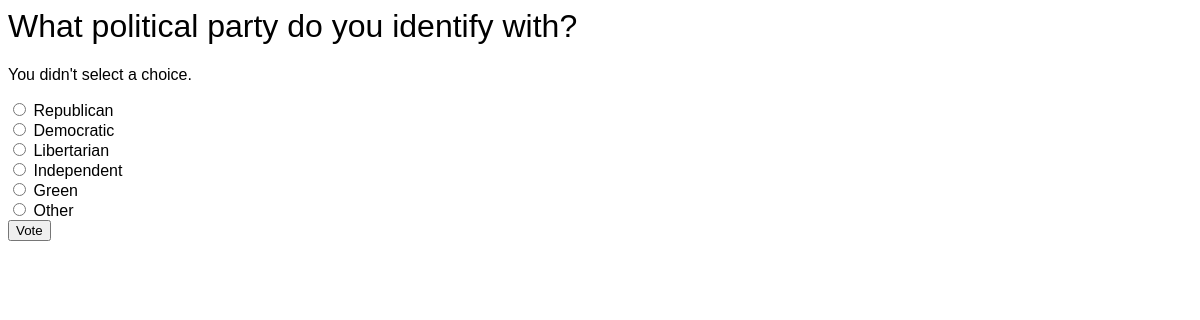
The page /polls/5/vote/ on the database its author committed.
### polls/models.py (models this page shows, shortened)
class Question(models.Model):
  question_text = models.CharField(max_length=200)
  pub_date = models.DateTimeField('date published')
  def was_published_recently(self):
    now = timezone.now()
    return now - datetime.timedelta(days=1) <= self.pub_date <= now
  was_published_recently.admin_order_field = 'pub_date'
  was_published_recently.boolean = True
  was_published_recently.short_description = 'Published recently?'

class Choice(models.Model):
  question = models.ForeignKey(Question, on_delete=models.CASCADE)
  choice_text = models.CharField(max_length=200)
  votes = models.IntegerField(default=0)

### polls/views.py (the view)
# urls.py: url(r'^(?P<question_id>[0-9]+)/vote/$', views.vote, name='vote'),
def vote(request, question_id):
    question = get_object_or_404(Question, pk=question_id)
    try:
        selected_choice = question.choice_set.get(pk=request.POST['choice'])
    except (KeyError, Choice.DoesNotExist):
        return render(request, 'polls/detail.html', {
            'question': question,
            'error_message': "You didn't select a choice.",
        })
    else:
        selected_choice.votes += 1
        selected_choice.save()
        return HttpResponseRedirect(reverse('polls:results', args=(question.id,)))

### polls/templates/polls/detail.html (shortened to what this page needs)
<link rel="stylesheet" type="text/css" href="../../static/polls/styles.css"/>
<h1>{{ question.question_text }}</h1>
{% if error_message %}<p><strong>{{ error_message }}</strong></p> {% endif %}
<form action="{% url 'polls:vote' question.id %}" method="post">
{% for choice in question.choice_set.all %}
  <input type="radio" name="choice" id="choice{{forloop.counter}}" value="{{ choice.id }}"/>
  <label for="choice{{ forloop.counter }}">{{ choice.choice_text }}</label><br/>
{% endfor %}
<input type="submit" value="Vote" />
</form>

### polls/static/polls/styles.css (style rules this page uses)
* { font-family: Helvetica; font-weight: lighter; }

### rows shown on the page
Question: question_text "What political party do you identify with?"
Choice: choice_text "Republican"
Choice: choice_text "Democratic"
Choice: choice_text "Libertarian"
Choice: choice_text "Independent"
Choice: choice_text "Green"
Choice: choice_text "Other"

### other values the page prints
{{ error_message }} "You didn't select a choice."
